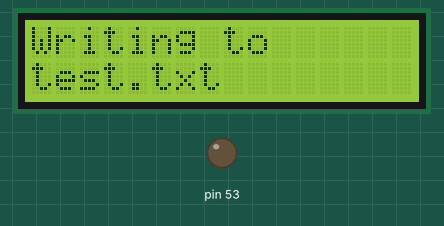
Bench run of a sketch on a simulated Arduino Mega 2560, built with avr-gcc and run on an emulated ATmega2560. On the bench: 16×2 character LCD, output pins drawn as LEDs (lit = HIGH). Storage starts empty.

Above: at 0.1 s.
At 0.6 s:
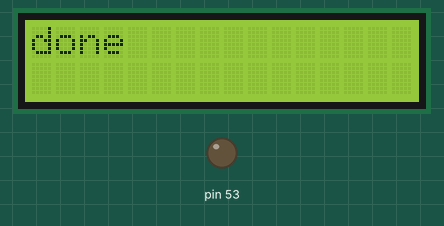
At 1.2 s:
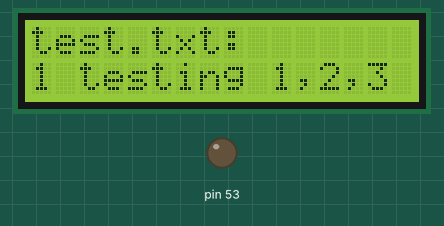

The sketch:

SDReadWriteWithLCD.ino
```cpp
//#include <SPI.h>
#include <LiquidCrystal.h>
#include <SD.h>
int lineNo = 1;
File myFile;
LiquidCrystal lcd(8,9,4,5,6,7);
void setup(){
  pinMode(53,OUTPUT);
  lcd.begin(16,2);
  if (!SD.begin(4)){
    lcd.print("Card Failed");
  }
  myFile = SD.open("test.txt",FILE_WRITE);

  if (myFile){
    lcd.clear();
    lcd.print("Writing to");
    lcd.setCursor(0,1);
    lcd.print("test.txt");
    delay(500);
    myFile.println("testing 1,2,3");
    lcd.clear();
    lcd.print("done");
    delay(500);
    myFile.close();
  }
  else{
    lcd.clear();
    lcd.print("error opening");
    lcd.setCursor(0,1);
    lcd.print("test.txt");

  }

  myFile = SD.open("test.txt");
  if (myFile){
    lcd.clear();
    lcd.print("test.txt:");

    while(myFile.available()){
      char input = myFile.read();
      lcd.setCursor(0,1);
      lcd.print(lineNo);
      lcd.write(' ');
      while (input != '\n'){
        lcd.write(input);
        input = myFile.read();
      }
      delay(500);
      lineNo++;
    }
    myFile.close();
  }
  else{
    lcd.clear();
    lcd.print("error opening");
    lcd.setCursor(0,1);
    lcd.print("test.txt");
  }
}
void loop(){

}
```

Measured:
- what the display in image 1 shows lasts 0.5 s, from 0.6 s to 1.1 s
